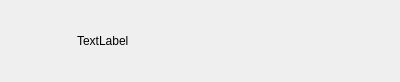
<?xml version="1.0" encoding="UTF-8"?>
<ui version="4.0">
 <class>ConUserItem</class>
 <widget class="QWidget" name="ConUserItem">
  <property name="geometry">
   <rect>
    <x>0</x>
    <y>0</y>
    <width>400</width>
    <height>70</height>
   </rect>
  </property>
  <property name="maximumSize">
   <size>
    <width>16777215</width>
    <height>70</height>
   </size>
  </property>
  <property name="windowTitle">
   <string>Form</string>
  </property>
  <layout class="QHBoxLayout" name="horizontalLayout">
   <item>
    <widget class="QWidget" name="widget" native="true">
     <property name="minimumSize">
      <size>
       <width>60</width>
       <height>60</height>
      </size>
     </property>
     <property name="maximumSize">
      <size>
       <width>60</width>
       <height>60</height>
      </size>
     </property>
     <widget class="QLabel" name="icon_lb">
      <property name="geometry">
       <rect>
        <x>0</x>
        <y>10</y>
        <width>45</width>
        <height>45</height>
       </rect>
      </property>
      <property name="minimumSize">
       <size>
        <width>45</width>
        <height>45</height>
       </size>
      </property>
      <property name="maximumSize">
       <size>
        <width>45</width>
        <height>45</height>
       </size>
      </property>
      <property name="text">
       <string/>
      </property>
     </widget>
     <widget class="QLabel" name="red_point">
      <property name="geometry">
       <rect>
        <x>27</x>
        <y>2</y>
        <width>30</width>
        <height>30</height>
       </rect>
      </property>
      <property name="minimumSize">
       <size>
        <width>30</width>
        <height>30</height>
       </size>
      </property>
      <property name="maximumSize">
       <size>
        <width>30</width>
        <height>30</height>
       </size>
      </property>
      <property name="text">
       <string/>
      </property>
     </widget>
    </widget>
   </item>
   <item>
    <widget class="QLabel" name="user_name_lb">
     <property name="text">
      <string>TextLabel</string>
     </property>
    </widget>
   </item>
  </layout>
 </widget>
 <resources/>
 <connections/>
</ui>
